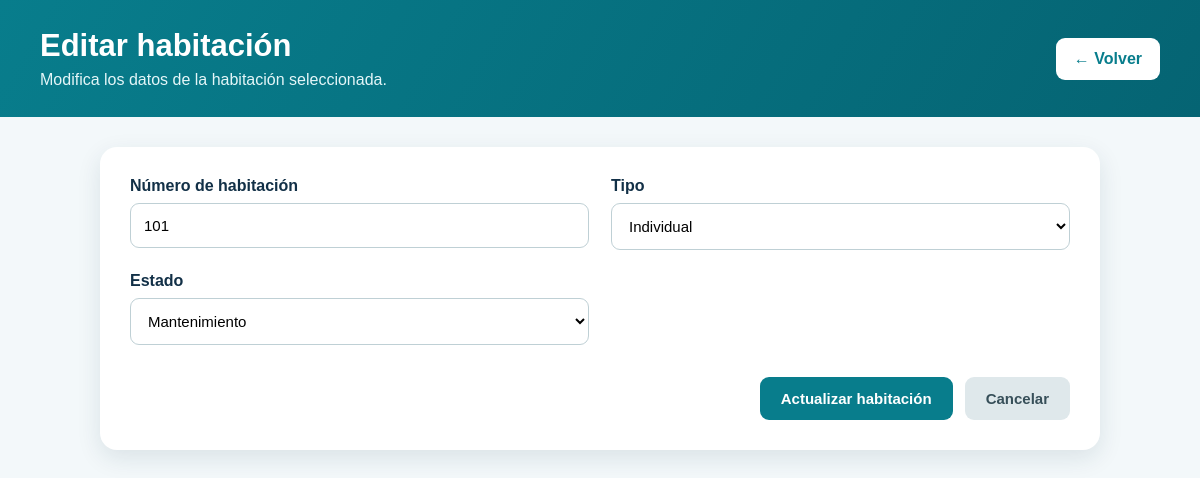
/hospital/habitaciones/editar.php?id=1 (signed in), run on the app's committed database.
### tables this page shows
CREATE TABLE `habitaciones` (
  `id_habitacion` int NOT NULL,
  `numero` varchar(10) NOT NULL,
  `tipo` enum('Individual','Doble','Suite') NOT NULL,
  `estado` enum('Disponible','Ocupada','Mantenimiento') NOT NULL
);

### hospital/habitaciones/editar.php (the view, shortened to what this page needs)
<?php
require_once "../conexion/conexion.php";
$idHabitacion = isset($_GET["id"])
    ? (int) $_GET["id"]
    : 0;
$sql = "SELECT *
        FROM habitaciones
        WHERE id_habitacion = ?";
$consulta = mysqli_prepare($conexion, $sql);
mysqli_stmt_bind_param(
    $consulta,
    "i",
    $idHabitacion
);
mysqli_stmt_execute($consulta);
$resultado = mysqli_stmt_get_result($consulta);
$habitacion = mysqli_fetch_assoc($resultado);
?>
<!DOCTYPE html>
<html lang="es">
<head>
    <link
        rel="stylesheet"
        href="../css/estilos.css"
    >
</head>
<body class="pagina-crud">
    <header class="cabecera-crud">
        <div>
            <h1>Editar habitación</h1>
            <p>
                Modifica los datos de la habitación seleccionada.
            </p>
        </div>
        <a
            href="index.php"
            class="boton-regresar"
        >
            ← Volver
        </a>
    </header>
    <main class="contenido-crud">
        <section class="contenedor-formulario">
            <form
                action="actualizar.php"
                method="POST"
                class="formulario-paciente"
            >
                <div class="grupo-formulario">
                    <label for="numero">
                        Número de habitación
                    </label>
                    <input
                        type="text"
                        id="numero"
                        name="numero"
                        maxlength="10"
                        value="<?php echo htmlspecialchars($habitacion["numero"]); ?>"
                        required
                    >
                </div>
                <div class="grupo-formulario">
                    <label for="tipo">
                        Tipo
                    </label>
                    <select
                        id="tipo"
                        name="tipo"
                        required
                    >
                        <option
                            value="Individual"
                            <?php echo $habitacion["tipo"] === "Individual" ? "selected" : ""; ?>
                        >
                            Individual
                        </option>
                    </select>
                </div>
                <div class="grupo-formulario">
                    <label for="estado">
                        Estado
                    </label>
                    <select
                        id="estado"
                        name="estado"
                        required
                    >
                        <option
                            value="Mantenimiento"
                            <?php echo $habitacion["estado"] === "Mantenimiento" ? "selected" : ""; ?>
                        >
                            Mantenimiento
                        </option>
                    </select>
                </div>
                <div class="acciones-formulario ancho-completo">
                    <button
                        type="submit"
                        class="boton-guardar"
                    >
                        Actualizar habitación
                    </button>
                    <a
                        href="index.php"
                        class="boton-cancelar"
                    >
                        Cancelar
                    </a>
                </div>
            </form>
        </section>
    </main>
</body>
</html>

### hospital/css/estilos.css (style rules this page uses)
* { box-sizing: border-box; margin: 0; padding: 0; }
:root { --verde-principal: #087d8c; --verde-oscuro: #056473; --verde-claro: #dff5f6; --azul-texto: #123047; --gris-fondo: #f3f8fa; --gris-texto: #5b6c76; --blanco: #ffffff; --sombra: 0 8px 25px rgba(21, 55, 70, 0.11); }
body { font-family: Arial, Helvetica, sans-serif; color: var(--azul-texto); background-color: var(--gris-fondo); }
.pagina-crud { min-height: 100vh; background-color: #f3f8fa; }
.cabecera-crud { display: flex; justify-content: space-between; align-items: center; gap: 20px; padding: 28px 40px; background: linear-gradient(120deg, #087d8c, #056473); color: white; }
.cabecera-crud h1 { margin-bottom: 7px; font-size: 31px; }
.cabecera-crud p { color: #e4f6f8; }
.boton-regresar { padding: 12px 18px; border-radius: 9px; background-color: white; color: #087d8c; text-decoration: none; font-weight: bold; }
.contenido-crud { max-width: 1550px; margin: 0 auto; padding: 30px; }
.contenedor-formulario { max-width: 1000px; margin: 0 auto; padding: 30px; border-radius: 17px; background-color: white; box-shadow: 0 8px 25px rgba(21, 55, 70, 0.11); }
.formulario-paciente { display: grid; grid-template-columns: repeat(2, minmax(0, 1fr)); gap: 22px; }
.grupo-formulario { display: flex; flex-direction: column; gap: 8px; }
.grupo-formulario label { color: #123047; font-weight: bold; }
.grupo-formulario input, .grupo-formulario select, .grupo-formulario textarea { width: 100%; padding: 13px; border: 1px solid #bfd0d5; border-radius: 9px; background-color: white; font-family: Arial, Helvetica, sans-serif; font-size: 15px; outline: none; }
.ancho-completo { grid-column: 1 / -1; }
.acciones-formulario { display: flex; justify-content: flex-end; gap: 12px; margin-top: 10px; }
.boton-guardar, .boton-cancelar { padding: 13px 21px; border: none; border-radius: 9px; text-decoration: none; font-size: 15px; font-weight: bold; cursor: pointer; }
.boton-guardar { background-color: #087d8c; color: white; }
.boton-cancelar { background-color: #dfe8eb; color: #374f59; }

### data on the page
habitaciones: numero "101", tipo "Individual", estado "Mantenimiento"
